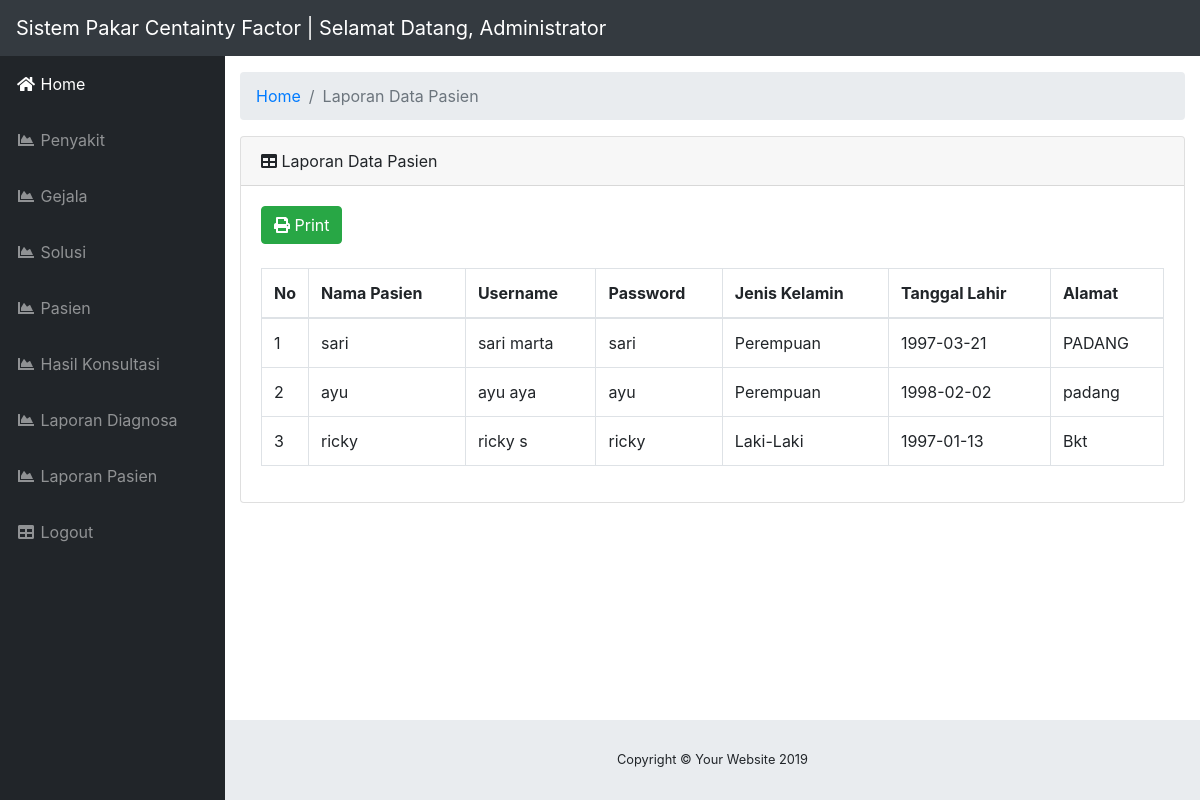
The app's page /admin/index.php?page=module/LaporanPasien/index (signed in) with its own data.
### tables this page shows
CREATE TABLE `tb_Pasien` (
  `pasien_id` int(11) NOT NULL,
  `pasien_user` varchar(50) NOT NULL,
  `pasien_pass` varchar(50) NOT NULL,
  `pasien_nama` varchar(50) NOT NULL,
  `pasien_jk` varchar(50) NOT NULL,
  `pasien_tgl_lahir` date NOT NULL,
  `pasien_alamat` varchar(100) NOT NULL
);

### assets/model/conf.php (called while the page is built, shortened)
<?php
$conn = mysqli_connect('localhost', 'root', '', 'db_pakar_cf');
class Conf
{
    public function get($query)
    {
        global $conn;
        $ambil = $conn->query($query);
        $hasil = [];
        while ($pecah = $ambil->fetch_object()) {
            $hasil[] = $pecah;
        }
        return $hasil;
    }
}

### assets/model/db.php (called while the page is built, shortened)
<?php
include 'conf.php';
class Db extends Conf
{
    public function getAllPasien()
    {
        $query = $this->get("SELECT * FROM tb_Pasien");
        return $query;
    }
}

### admin/module/LaporanPasien/index.php (the view)
<ol class="breadcrumb">
    <li class="breadcrumb-item">
        <a href="index.php">Home</a>
    </li>
    <li class="breadcrumb-item active">Laporan Data Pasien</li>
</ol>
<div class="card mb-3">
    <div class="card-header">
        <i class="fas fa-table"></i>
        Laporan Data Pasien</div>
    <div class="card-body">
        <div class="table-responsive">
            <a href="module/LaporanPasien/cetak.php" class="btn btn-success"><span class="fa fa-print"></span> Print</a>
            <br>
            <br>
            <table class="table table-bordered" id="" width="100%" cellspacing="0">
                <thead>
                    <tr>
                        <th width="10px">No</th>
                        <th>Nama Pasien</th>
                        <th>Username</th>
                        <th>Password</th>
                        <th>Jenis Kelamin</th>
                        <th>Tanggal Lahir</th>
                        <th>Alamat</th>
                    </tr>
                </thead>
                <tbody>
                    <?php
                    foreach ($db->getAllPasien() as $no => $dPasien) {
                    ?>
                        <tr>
                            <td><?= ++$no ?></td>
                            <td><?= $dPasien->pasien_user ?></td>
                            <td><?= $dPasien->pasien_nama ?></td>
                            <td><?= $dPasien->pasien_pass ?></td>
                            <td><?= $dPasien->pasien_jk ?></td>
                            <td><?= $dPasien->pasien_tgl_lahir ?></td>
                            <td><?= $dPasien->pasien_alamat ?></td>
                        </tr>
                    <?php }  ?>
                </tbody>
            </table>
        </div>
    </div>
</div>

### records on screen
tb_pasien: pasien_user "sari", pasien_nama "sari marta", pasien_pass "sari", pasien_jk "Perempuan", pasien_tgl_lahir "1997-03-21", pasien_alamat "PADANG"
tb_pasien: pasien_user "ayu", pasien_nama "ayu aya", pasien_pass "ayu", pasien_jk "Perempuan", pasien_tgl_lahir "1998-02-02", pasien_alamat "padang"
tb_pasien: pasien_user "ricky", pasien_nama "ricky s", pasien_pass "ricky", pasien_jk "Laki-Laki", pasien_tgl_lahir "1997-01-13", pasien_alamat "Bkt"
